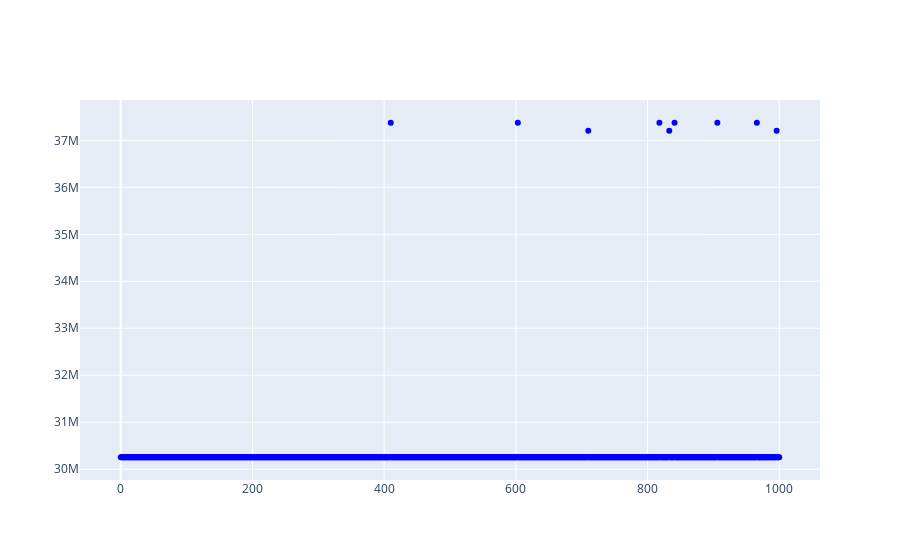

The notebook cell saved with this chart:
### Code cell
fig = go.Figure()
fig.add_traces(
    go.Scatter(
        x=list(inertia_dict.keys()),
        y=list(inertia_dict.values()),
        mode="markers",
        marker={
            "color":"blue"
        }
    )
)
fig.show()

### Figure 1 — Plotly figure (JSON) as saved in the notebook; plotly's stock layout.template omitted (floating-point values rounded to 4 significant figures; data arrays with more than 128 entries replaced by an {"elided": "..."} marker saying what was removed)
{"data": [{"marker": {"color": "blue"}, "mode": "markers", "type": "scatter", "x": {"elided": "1001 int values"}, "y": {"elided": "1001 float values"}}], "layout": {}}
